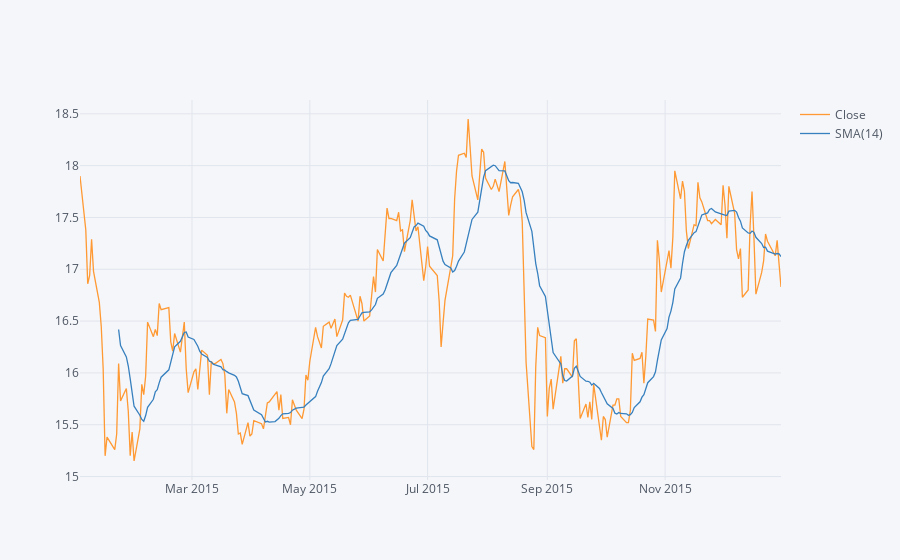

Notebook source saved alongside this figure:
### Code cell
MS['Close'].loc['2015-01-01':'2016-01-01'].ta_plot(study='sma')

### Figure 1 — Plotly figure (JSON) as saved in the notebook; plotly's stock layout.template omitted (floating-point values rounded to 4 significant figures; data arrays with more than 128 entries replaced by an {"elided": "..."} marker saying what was removed)
{"data": [{"line": {"color": "rgba(255, 153, 51, 1.0)", "dash": "solid", "shape": "linear", "width": 1.3}, "mode": "lines", "name": "Close", "text": "", "type": "scatter", "uid": "df279302-7e87-4192-94c0-5bf3c4d4c9b7", "x": {"elided": "252 str values"}, "y": {"elided": "252 float values"}}, {"line": {"color": "rgba(55, 128, 191, 1.0)", "dash": "solid", "shape": "linear", "width": 1.3}, "mode": "lines", "name": "SMA(14)", "text": "", "type": "scatter", "uid": "c077601a-9f01-4d3f-86b6-971e8c0b507f", "x": {"elided": "252 str values"}, "y": {"elided": "252 mixed values"}}], "layout": {"legend": {"bgcolor": "#F5F6F9", "font": {"color": "#4D5663"}}, "paper_bgcolor": "#F5F6F9", "plot_bgcolor": "#F5F6F9", "title": {"font": {"color": "#4D5663"}}, "xaxis": {"gridcolor": "#E1E5ED", "showgrid": true, "tickfont": {"color": "#4D5663"}, "title": {"font": {"color": "#4D5663"}, "text": ""}, "zerolinecolor": "#E1E5ED"}, "yaxis": {"gridcolor": "#E1E5ED", "showgrid": true, "tickfont": {"color": "#4D5663"}, "title": {"font": {"color": "#4D5663"}, "text": ""}, "zerolinecolor": "#E1E5ED"}}}
